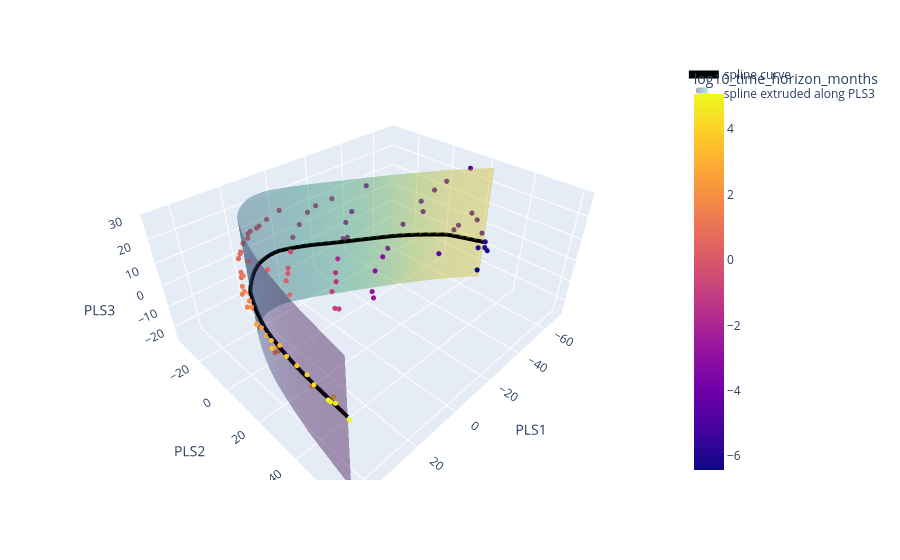

Notebook source saved alongside this figure:
### Code cell
# Extrude the fitted spline along the PLS3 direction.
# Surface: S(t, u) = (PLS1(t), PLS2(t), u), i.e. the curve swept along PLS3,
# where the extrusion parameter u *is* the PLS3 coordinate.
u_lo, u_hi = df["PLS3"].min(), df["PLS3"].max()
pad = 0.05 * (u_hi - u_lo)
u_grid = np.linspace(u_lo - pad, u_hi + pad, 60)

T, U = np.meshgrid(t_grid, u_grid, indexing="ij")   # (n_t, n_u)
X = np.broadcast_to(curve_xyz[:, 0:1], T.shape)     # PLS1(t)
Y = np.broadcast_to(curve_xyz[:, 1:2], T.shape)     # PLS2(t)
Z = U                                               # PLS3 = u

fig.add_surface(
    x=X,
    y=Y,
    z=Z,
    surfacecolor=T,
    colorscale="Viridis",
    opacity=0.4,
    showscale=False,
    name="spline extruded along PLS3",
    showlegend=True,
    hovertemplate="t=%{surfacecolor:.3f}<br>u=PLS3=%{z:.2f}<br>PLS1=%{x:.2f}<br>PLS2=%{y:.2f}<extra></extra>",
)
fig.show()

### Figure 1 — Plotly figure (JSON) as saved in the notebook; plotly's stock layout.template omitted (floating-point values rounded to 4 significant figures; data arrays with more than 128 entries replaced by an {"elided": "..."} marker saying what was removed)
{"data": [{"hovertemplate": "PLS1=%{x}<br>PLS2=%{y}<br>PLS3=%{z}<br>log10_time_horizon_months=%{marker.color}<extra></extra>", "legendgroup": "", "marker": {"color": [-6.42, -6.119, -5.943, -5.818, -5.721, -5.42, -5.119, -4.943, -4.721, -4.575, -4.42, 0.0, 0.301, 0.4771, 0.6021, 0.699, 1.0, 1.301, 1.477, 1.699, 1.845, 2.0, -0.6383, -0.3373, -0.1612, -0.03625, 0.06066, 0.3617, 0.6627, 0.8388, 1.061, 1.207, 1.362, 1.079, 1.38, 1.556, 1.681, 1.778, 2.079, 2.38, 2.556, 2.778, 2.924, 3.079, -4.642, -4.341, -4.165, -4.04, -3.943, -3.642, -3.341, -3.165, -2.943, -2.797, -2.642, -1.483, -1.182, -1.006, -0.8813, -0.7844, -0.4834, -0.1824, -0.006288, 0.2156, 0.5166, -2.864, -2.563, -2.386, -2.262, -2.165, -1.864, -1.563, -1.386, -1.165, -1.019, -0.8636, 2.681, 3.38, 3.556, 3.778, 3.924, 4.079, 3.681, 4.38, 4.556, 4.778, 4.924, 5.079], "coloraxis": "coloraxis", "size": 3, "symbol": "circle"}, "mode": "markers", "name": "", "scene": "scene", "showlegend": false, "type": "scatter3d", "x": [-61.2, -68.27, -67.52, -65.6, -69.14, -69.29, -69.75, -68.95, -62.28, -59.53, -51.8, 10.81, 15.2, 17.58, 19.3, 20.0, 23.32, 27.08, 28.27, 28.82, 29.08, 29.24, 2.214, 6.102, 10.4, 12.47, 13.48, 13.77, 20.37, 22.79, 23.71, 24.71, 26.19, 23.82, 27.23, 29.6, 29.84, 30.52, 34.34, 36.18, 37.21, 37.64, 33.39, 39.55, -66.58, -59.12, -54.55, -48.6, -50.39, -42.48, -34.27, -31.39, -26.38, -21.87, -20.68, -14.83, -11.11, -7.725, -4.034, -0.09584, 3.12, 6.696, 8.416, 10.24, 12.38, -31.88, -24.39, -21.13, -19.47, -17.68, -12.64, -9.245, -7.608, -3.818, -2.722, -0.5547, 40.87, 43.6, 43.84, 44.07, 41.4, 44.29, 46.49, 45.63, 45.53, 46.07, 45.3, 46.4], "y": [27.38, 26.74, 25.79, 23.63, 24.64, 22.29, 18.66, 16.03, 14.27, 14.06, 12.75, -28.54, -30.99, -31.09, -30.94, -30.26, -25.93, -20.77, -16.38, -7.963, 0.5443, 3.244, -26.4, -30.15, -31.47, -33.03, -33.5, -22.06, -31.72, -27.49, -21.24, -16.49, -15.48, -17.4, -17.01, -14.54, -13.24, -9.36, -1.253, 6.566, 10.94, 17.44, 28.66, 22.42, 14.23, 8.169, 5.65, 4.966, 2.161, -0.7094, -1.782, -1.937, -1.636, 1.089, 3.095, -14.18, -20.15, -21.35, -22.61, -22.41, -20.37, -18.15, -16.12, -15.08, -10.51, -12.25, -13.33, -13.63, -11.13, -11.82, -9.844, -7.685, -5.72, -4.054, 1.143, 1.212, 12.44, 25.01, 32.6, 37.74, 50.03, 42.61, 29.85, 47.34, 55.96, 54.72, 60.89, 54.16], "z": [-16.57, -9.938, -8.429, -8.638, -6.657, -3.234, 1.858, 4.508, 0.3713, -0.8692, -10.39, 12.48, 7.716, 6.404, 3.205, 2.936, -2.117, -8.014, -11.23, -16.0, -23.03, -20.41, 16.9, 12.92, 10.19, 8.899, 8.007, -3.625, 0.152, -5.691, -9.594, -15.39, -12.65, 7.47, 2.827, 0.4434, -1.04, -2.937, 1.212, -2.312, -2.277, -2.245, -15.97, 2.516, 25.86, 20.45, 17.1, 8.864, 12.08, 2.849, -6.129, -9.353, -14.19, -21.53, -23.27, 20.31, 16.33, 14.16, 9.511, 5.195, 0.7489, -4.494, -5.244, -7.431, -10.75, 20.71, 11.18, 7.175, 1.754, 1.548, -5.23, -9.507, -12.27, -14.5, -20.0, -18.43, 5.897, 8.969, 7.961, 8.084, 2.847, 8.258, 11.05, 8.939, 8.653, 8.633, 6.3, 9.144]}, {"customdata": {"elided": "400 float values"}, "hovertemplate": "t=%{customdata:.3f}<br>PLS1=%{x:.2f}<br>PLS2=%{y:.2f}<br>PLS3=%{z:.2f}<extra></extra>", "line": {"color": "black", "width": 8}, "mode": "lines", "name": "spline curve", "type": "scatter3d", "x": {"elided": "400 float values"}, "y": {"elided": "400 float values"}, "z": {"elided": "400 float values"}}, {"colorscale": [[0, "#440154"], [0.1111, "#482878"], [0.2222, "#3e4989"], [0.3333, "#31688e"], [0.4444, "#26828e"], [0.5556, "#1f9e89"], [0.6667, "#35b779"], [0.7778, "#6ece58"], [0.8889, "#b5de2b"], [1, "#fde725"]], "hovertemplate": "t=%{surfacecolor:.3f}<br>u=PLS3=%{z:.2f}<br>PLS1=%{x:.2f}<br>PLS2=%{y:.2f}<extra></extra>", "name": "spline extruded along PLS3", "opacity": 0.4, "showlegend": true, "showscale": false, "surfacecolor": {"elided": "400x60 float values"}, "type": "surface", "x": {"elided": "400x60 float values"}, "y": {"elided": "400x60 float values"}, "z": {"elided": "400x60 float values"}}], "layout": {"autosize": true, "coloraxis": {"colorbar": {"title": {"text": "log10_time_horizon_months"}}, "colorscale": [[0, "#0d0887"], [0.1111, "#46039f"], [0.2222, "#7201a8"], [0.3333, "#9c179e"], [0.4444, "#bd3786"], [0.5556, "#d8576b"], [0.6667, "#ed7953"], [0.7778, "#fb9f3a"], [0.8889, "#fdca26"], [1, "#f0f921"]]}, "legend": {"tracegroupgap": 0}, "margin": {"t": 60}, "scene": {"domain": {"x": [0, 1], "y": [0, 1]}, "xaxis": {"title": {"text": "PLS1"}}, "yaxis": {"title": {"text": "PLS2"}}, "zaxis": {"title": {"text": "PLS3"}}}}}
